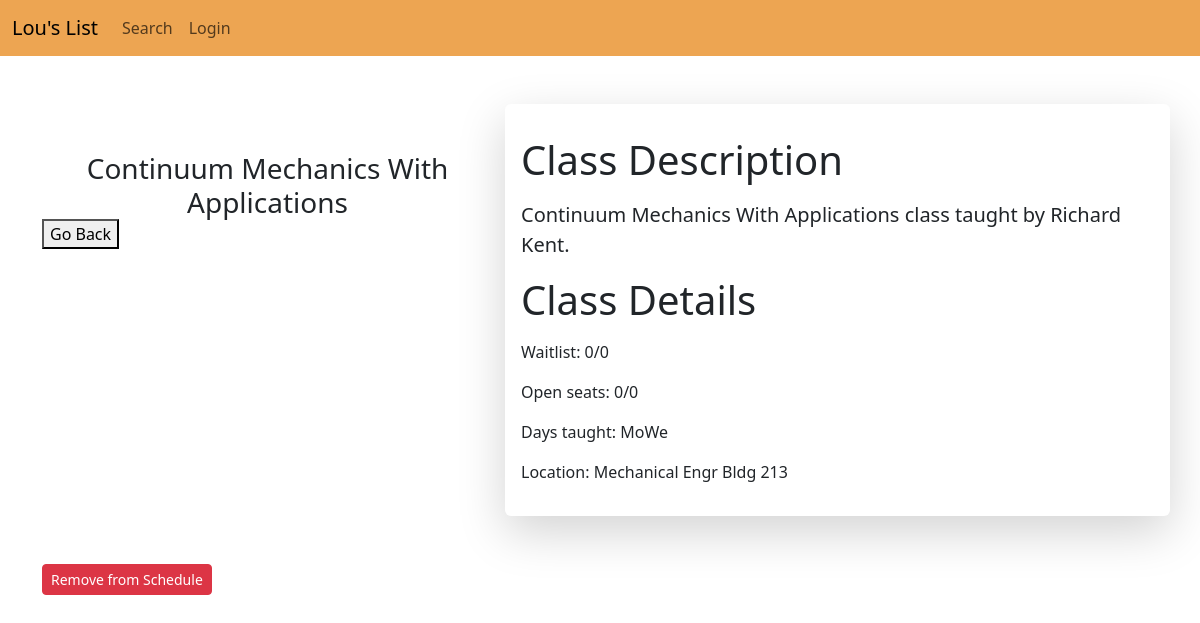
The app's page /courses/42/ with its own data.
### louslistapp/models.py (models this page shows, shortened)
class Course(models.Model):
    user = models.ForeignKey(
        User, on_delete=models.CASCADE, null=True, blank=True
    )
    prof_name = models.CharField(max_length=100)
    prof_email = models.CharField(max_length=100)
    course_number = models.IntegerField(default=0)
    semester_code = models.IntegerField(default=0)
    course_section = models.CharField(max_length=100)
    subject = models.CharField(max_length=100)
    catalog_number = models.CharField(max_length=100)
    description = models.CharField(max_length=100)
    units = models.CharField(max_length=100)
    component = models.CharField(max_length=100)
    class_capacity = models.IntegerField(default=0)
    waitlist = models.IntegerField(default=0)
    wait_cap = models.IntegerField(default=0)
    enrollment_total = models.IntegerField(default=0)
    enrollment_available = models.IntegerField(default=0)
    days = models.CharField(max_length=100)
    start_time = models.CharField(max_length=100, default=None)
    end_time = models.CharField(max_length=100, default=None)
    location = models.CharField(max_length=100)
    selected = models.BooleanField(default=False)

### louslistapp/views.py (the view, shortened to what this page needs)
# urls.py: path('courses/<int:id>/', views.course_detail, name="course"),
def course_detail(request, id):
    course = Course.objects.get(id=id)
    form2 = CourseSelected(request.POST)
    return render(request, 'louslistapp/course_detail.html', {'course': course, 'form2': form2})

### louslistapp/templates/louslistapp/course_detail.html (shortened to what this page needs)
{% extends 'louslistapp/navbar.html' %}
{% block content %}
    <div class = "container">
        <br><br>
        <div class="row">
            <div class="col-md-5">
              <br><br>
              <h3 class="card-title text-center">{{ course.description }}</h3>
              <button onclick="history.back()">Go Back</button>
            </div>
            <div class="col-md-7 shadow-lg p-3 mb-5 bg-white rounded">
              <h1 class="my-3">Class Description</h1>
              <p class = "lead">{{ course.description }} class taught by {{ course.prof_name }}.</p>
              <h1 class="my-3">Class Details</h1>
              <p>Waitlist: {{ course.waitlist }}/{{ course.wait_cap }}</p>
              <p>Open seats: {{ course.enrollment_available }}/{{ course.enrollment_total }}</p>
              <p>Days taught: {{ course.days }}</p>
              <p>Location: {{ course.location }}</p>
            </div>
        </div>
        <form method="POST" target="hiddenFrame">
            {% if course.selected == True %}
          <button
            type="submit"
            class="btn btn-danger btn-sm"
            onClick= "return confirm('Remove {{course.description}} from schedule?')"
          >Remove from Schedule</button>
          {% else %}
          <button
          type="submit"
          class="btn btn-danger btn-sm"
          onClick= "return confirm('Add {{course.description}} to schedule')"
        >Add to Schedule</button>
        {% endif %}
        </form>
    </div>
{% endblock %}

### records on screen
Course: description "Continuum Mechanics With Applications", prof_name "Richard Kent", waitlist "0", wait_cap "0", enrollment_available "0", enrollment_total "0", days "MoWe", location "Mechanical Engr Bldg 213"
